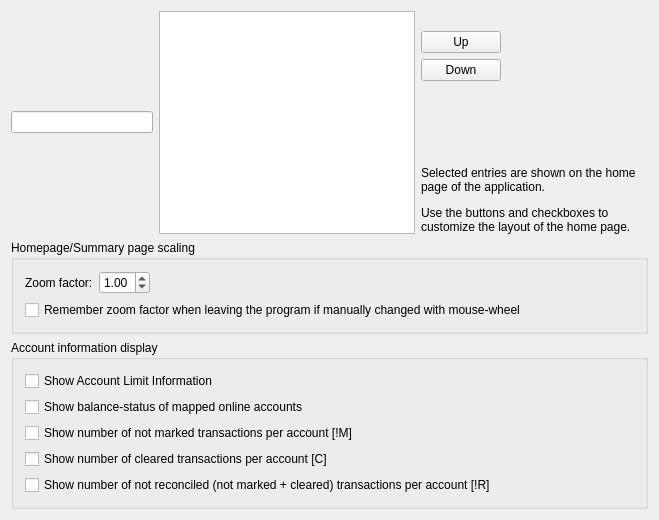
<?xml version="1.0" encoding="UTF-8"?>
<ui version="4.0">
 <class>KSettingsHomeDecl</class>
 <widget class="QWidget" name="KSettingsHomeDecl">
  <property name="geometry">
   <rect>
    <x>0</x>
    <y>0</y>
    <width>659</width>
    <height>520</height>
   </rect>
  </property>
  <property name="windowTitle">
   <string>Homepage Settings</string>
  </property>
  <layout class="QVBoxLayout">
   <item>
    <layout class="QGridLayout">
     <item row="0" column="2">
      <layout class="QVBoxLayout">
       <item>
        <spacer name="spacer5">
         <property name="orientation">
          <enum>Qt::Vertical</enum>
         </property>
         <property name="sizeType">
          <enum>QSizePolicy::Fixed</enum>
         </property>
         <property name="sizeHint" stdset="0">
          <size>
           <width>20</width>
           <height>20</height>
          </size>
         </property>
        </spacer>
       </item>
       <item>
        <widget class="QPushButton" name="m_upButton">
         <property name="text">
          <string comment="@action move item up">Up</string>
         </property>
        </widget>
       </item>
       <item>
        <widget class="QPushButton" name="m_downButton">
         <property name="text">
          <string comment="@action move item down">Down</string>
         </property>
        </widget>
       </item>
       <item>
        <spacer name="spacer15">
         <property name="orientation">
          <enum>Qt::Vertical</enum>
         </property>
         <property name="sizeType">
          <enum>QSizePolicy::Expanding</enum>
         </property>
         <property name="sizeHint" stdset="0">
          <size>
           <width>21</width>
           <height>70</height>
          </size>
         </property>
        </spacer>
       </item>
      </layout>
     </item>
     <item row="0" column="3">
      <spacer name="spacer16">
       <property name="orientation">
        <enum>Qt::Horizontal</enum>
       </property>
       <property name="sizeType">
        <enum>QSizePolicy::Expanding</enum>
       </property>
       <property name="sizeHint" stdset="0">
        <size>
         <width>80</width>
         <height>21</height>
        </size>
       </property>
      </spacer>
     </item>
     <item row="1" column="2" colspan="2">
      <widget class="QLabel" name="textLabel4">
       <property name="sizePolicy">
        <sizepolicy hsizetype="Preferred" vsizetype="Minimum">
         <horstretch>0</horstretch>
         <verstretch>0</verstretch>
        </sizepolicy>
       </property>
       <property name="text">
        <string>Selected entries are shown on the home page of the application.&lt;p&gt;
Use the buttons and checkboxes to customize the layout of the home page.</string>
       </property>
       <property name="alignment">
        <set>Qt::AlignTop</set>
       </property>
       <property name="wordWrap">
        <bool>true</bool>
       </property>
      </widget>
     </item>
     <item row="0" column="0" rowspan="2">
      <widget class="KLineEdit" name="kcfg_ItemList">
       <property name="text">
        <string/>
       </property>
      </widget>
     </item>
     <item row="0" column="1" rowspan="2">
      <widget class="QListWidget" name="m_homePageList"/>
     </item>
    </layout>
   </item>
   <item>
    <widget class="QGroupBox" name="groupbox">
     <property name="title">
      <string>Homepage/Summary page scaling</string>
     </property>
     <layout class="QGridLayout">
      <item row="0" column="0">
       <widget class="QLabel" name="percentageLabel">
        <property name="text">
         <string>Zoom factor:</string>
        </property>
        <property name="wordWrap">
         <bool>false</bool>
        </property>
       </widget>
      </item>
      <item row="1" column="0" colspan="3">
       <widget class="QCheckBox" name="kcfg_RememberZoomFactor">
        <property name="text">
         <string>Remember zoom factor when leaving the program if manually changed with mouse-wheel</string>
        </property>
       </widget>
      </item>
      <item row="0" column="1">
       <widget class="QDoubleSpinBox" name="kcfg_ZoomFactor">
        <property name="minimum">
         <double>0.250000000000000</double>
        </property>
        <property name="maximum">
         <double>5.000000000000000</double>
        </property>
        <property name="singleStep">
         <double>0.050000000000000</double>
        </property>
        <property name="value">
         <double>1.000000000000000</double>
        </property>
       </widget>
      </item>
      <item row="0" column="2">
       <spacer name="spacer4">
        <property name="orientation">
         <enum>Qt::Horizontal</enum>
        </property>
        <property name="sizeType">
         <enum>QSizePolicy::Expanding</enum>
        </property>
        <property name="sizeHint" stdset="0">
         <size>
          <width>40</width>
          <height>20</height>
         </size>
        </property>
       </spacer>
      </item>
     </layout>
    </widget>
   </item>
   <item>
    <widget class="QGroupBox" name="groupbox2">
     <property name="title">
      <string>Account information display</string>
     </property>
     <layout class="QGridLayout">
      <item row="0" column="0" colspan="3">
       <widget class="QCheckBox" name="kcfg_ShowLimitInfo">
        <property name="text">
         <string>Show Account Limit Information</string>
        </property>
       </widget>
      </item>
      <item row="1" column="0" colspan="3">
       <widget class="QCheckBox" name="kcfg_ShowBalanceStatusOfOnlineAccounts">
        <property name="text">
         <string>Show balance-status of mapped online accounts</string>
        </property>
       </widget>
      </item>
      <item row="2" column="0" colspan="3">
       <widget class="QCheckBox" name="kcfg_ShowCountOfUnmarkedTransactions">
        <property name="text">
         <string>Show number of not marked transactions per account [!M]</string>
        </property>
       </widget>
      </item>
      <item row="3" column="0" colspan="3">
       <widget class="QCheckBox" name="kcfg_ShowCountOfClearedTransactions">
        <property name="text">
         <string>Show number of cleared transactions per account [C]</string>
        </property>
       </widget>
      </item>
      <item row="4" column="0" colspan="3">
       <widget class="QCheckBox" name="kcfg_ShowCountOfNotReconciledTransactions">
        <property name="text">
         <string>Show number of not reconciled (not marked + cleared) transactions per account [!R]</string>
        </property>
       </widget>
      </item>
     </layout>
    </widget>
   </item>
  </layout>
 </widget>
 <layoutdefault spacing="6" margin="11"/>
 <customwidgets>
  <customwidget>
   <class>KLineEdit</class>
   <extends>QLineEdit</extends>
   <header>klineedit.h</header>
  </customwidget>
 </customwidgets>
 <resources/>
 <connections/>
</ui>
